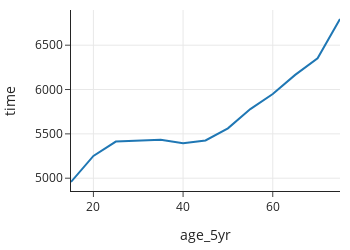

The notebook cell this image was saved under:
### Markdown cell above
## Observational Studies

We need to be particularly cautious with data that do not form a census or scientific sample.
We should also take care with cross-sectional studies, whether from a census or scientific sample, 
as we show by revisiting the Cherry Blossom Ten-Mile Run example.
Earlier in this chapter, we made a smoothed curve to examine the relationship between race time and age.
We reproduce this plot below.

### Code cell
times = (
    runnersOver17.assign(age_5yr=runnersOver17['age'] // 5 * 5)
    .groupby('age_5yr')
    ['time']
    .mean()
    .reset_index()
)

px.line(times, x='age_5yr', y='time', width=350, height=250)

### Figure 1 — Plotly figure (JSON) as saved in the notebook; plotly's stock layout.template omitted (floating-point values rounded to 4 significant figures)
{"data": [{"hovertemplate": "age_5yr=%{x}<br>time=%{y}<extra></extra>", "legendgroup": "", "line": {"color": "#1F77B4", "dash": "solid"}, "marker": {"symbol": "circle"}, "mode": "lines", "name": "", "orientation": "v", "showlegend": false, "type": "scatter", "x": [15, 20, 25, 30, 35, 40, 45, 50, 55, 60, 65, 70, 75], "xaxis": "x", "y": [4958.0, 5252.0, 5413.0, 5424.0, 5433.0, 5393.0, 5426.0, 5562.0, 5779.0, 5949.0, 6165.0, 6352.0, 6795.0], "yaxis": "y"}], "layout": {"height": 250, "legend": {"tracegroupgap": 0}, "width": 350, "xaxis": {"anchor": "y", "autorange": true, "domain": [0, 1], "range": [15, 75], "title": {"text": "age_5yr"}, "type": "linear"}, "yaxis": {"anchor": "x", "autorange": true, "domain": [0, 1], "range": [4856.0, 6897.0], "title": {"text": "time"}, "type": "linear"}}}
